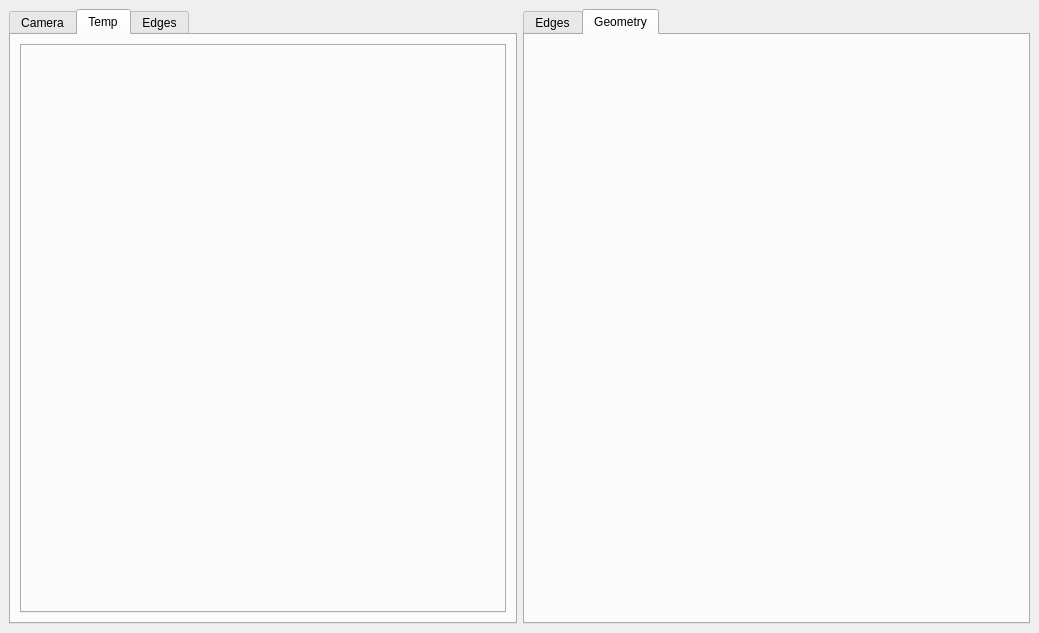
<?xml version="1.0" encoding="UTF-8"?>
<ui version="4.0">
 <class>MainWindow</class>
 <widget class="QMainWindow" name="MainWindow">
  <property name="geometry">
   <rect>
    <x>0</x>
    <y>0</y>
    <width>1039</width>
    <height>633</height>
   </rect>
  </property>
  <property name="windowTitle">
   <string>Nao-EMOM</string>
  </property>
  <widget class="QWidget" name="centralwidget">
   <layout class="QGridLayout" name="gridLayout_4">
    <item row="0" column="0">
     <widget class="QTabWidget" name="tabWidget">
      <property name="currentIndex">
       <number>1</number>
      </property>
      <widget class="QWidget" name="tab_camera">
       <attribute name="title">
        <string>Camera</string>
       </attribute>
       <layout class="QHBoxLayout" name="horizontalLayout_5">
        <item>
         <widget class="QLabel" name="camera">
          <property name="text">
           <string/>
          </property>
         </widget>
        </item>
       </layout>
      </widget>
      <widget class="QWidget" name="tab_temp">
       <attribute name="title">
        <string>Temp</string>
       </attribute>
       <layout class="QGridLayout" name="gridLayout_2">
        <item row="0" column="0">
         <widget class="QTabWidget" name="temp_inner"/>
        </item>
       </layout>
      </widget>
      <widget class="QWidget" name="tab_edges_old">
       <attribute name="title">
        <string>Edges</string>
       </attribute>
       <layout class="QGridLayout" name="gridLayout">
        <item row="0" column="0">
         <widget class="QTabWidget" name="edges_inner_old"/>
        </item>
       </layout>
      </widget>
     </widget>
    </item>
    <item row="0" column="1">
     <widget class="QTabWidget" name="tabWidget_2">
      <property name="currentIndex">
       <number>1</number>
      </property>
      <widget class="QWidget" name="tab_edges">
       <attribute name="title">
        <string>Edges</string>
       </attribute>
       <layout class="QGridLayout" name="gridLayout">
        <item row="0" column="0">
         <widget class="QTabWidget" name="edges_inner"/>
        </item>
       </layout>
      </widget>
      <widget class="QWidget" name="tab_drawing">
       <attribute name="title">
        <string>Geometry</string>
       </attribute>
       <layout class="QHBoxLayout" name="horizontalLayout">
        <item>
         <widget class="QLabel" name="drawing">
          <property name="text">
           <string/>
          </property>
         </widget>
        </item>
       </layout>
      </widget>
     </widget>
    </item>
   </layout>
  </widget>
 </widget>
 <resources/>
 <connections/>
</ui>
